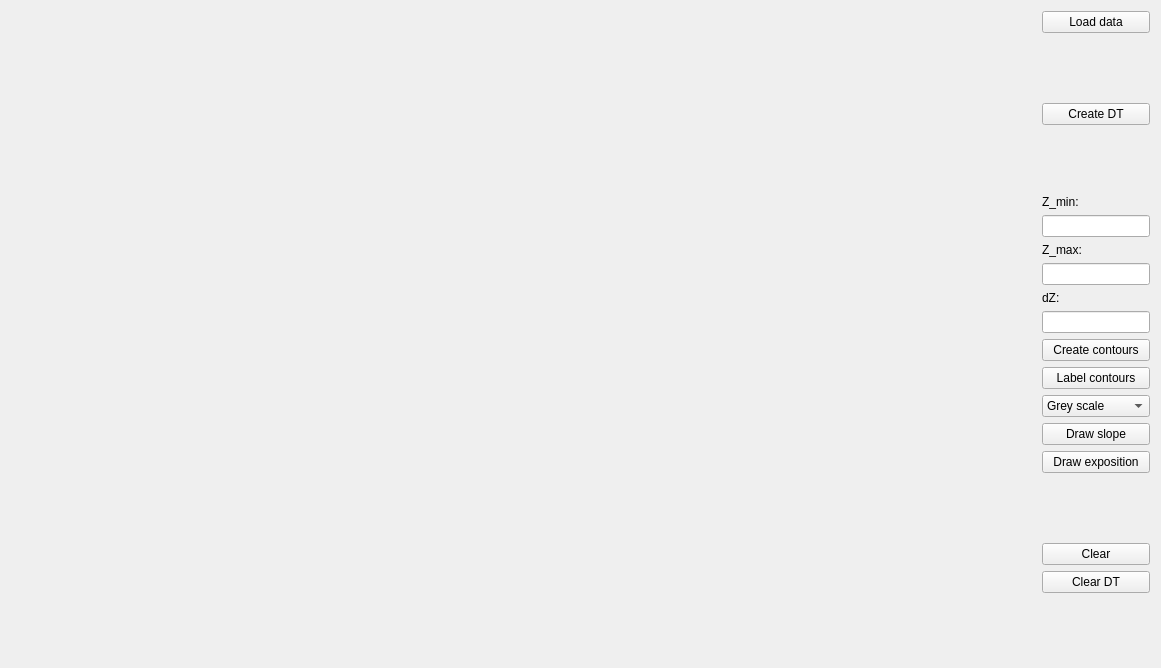
<?xml version="1.0" encoding="UTF-8"?>
<ui version="4.0">
 <class>Widget</class>
 <widget class="QWidget" name="Widget">
  <property name="geometry">
   <rect>
    <x>0</x>
    <y>0</y>
    <width>1161</width>
    <height>668</height>
   </rect>
  </property>
  <property name="windowTitle">
   <string>DTM</string>
  </property>
  <layout class="QHBoxLayout" name="horizontalLayout">
   <item>
    <widget class="Draw" name="Canvas" native="true">
     <property name="sizePolicy">
      <sizepolicy hsizetype="Preferred" vsizetype="Preferred">
       <horstretch>1</horstretch>
       <verstretch>1</verstretch>
      </sizepolicy>
     </property>
    </widget>
   </item>
   <item>
    <layout class="QVBoxLayout" name="verticalLayout">
     <item>
      <widget class="QPushButton" name="pushButtonLoadF">
       <property name="text">
        <string>Load data</string>
       </property>
      </widget>
     </item>
     <item>
      <spacer name="verticalSpacer_4">
       <property name="orientation">
        <enum>Qt::Vertical</enum>
       </property>
       <property name="sizeHint" stdset="0">
        <size>
         <width>20</width>
         <height>40</height>
        </size>
       </property>
      </spacer>
     </item>
     <item>
      <widget class="QPushButton" name="pushButton">
       <property name="text">
        <string>Create DT</string>
       </property>
      </widget>
     </item>
     <item>
      <spacer name="verticalSpacer_3">
       <property name="orientation">
        <enum>Qt::Vertical</enum>
       </property>
       <property name="sizeHint" stdset="0">
        <size>
         <width>20</width>
         <height>40</height>
        </size>
       </property>
      </spacer>
     </item>
     <item>
      <widget class="QLabel" name="label">
       <property name="text">
        <string>Z_min:</string>
       </property>
      </widget>
     </item>
     <item>
      <widget class="QLineEdit" name="lineEdit"/>
     </item>
     <item>
      <widget class="QLabel" name="label_2">
       <property name="text">
        <string>Z_max:</string>
       </property>
      </widget>
     </item>
     <item>
      <widget class="QLineEdit" name="lineEdit_2"/>
     </item>
     <item>
      <widget class="QLabel" name="label_3">
       <property name="text">
        <string>dZ:</string>
       </property>
      </widget>
     </item>
     <item>
      <widget class="QLineEdit" name="lineEdit_3"/>
     </item>
     <item>
      <widget class="QPushButton" name="pushButton_3">
       <property name="text">
        <string>Create contours</string>
       </property>
      </widget>
     </item>
     <item>
      <widget class="QPushButton" name="pushButton_labelsC">
       <property name="text">
        <string>Label contours</string>
       </property>
      </widget>
     </item>
     <item>
      <widget class="QComboBox" name="comboBoxCol">
       <item>
        <property name="text">
         <string>Grey scale</string>
        </property>
       </item>
       <item>
        <property name="text">
         <string>Color scale</string>
        </property>
       </item>
      </widget>
     </item>
     <item>
      <widget class="QPushButton" name="pushButton_DrawSlope">
       <property name="text">
        <string>Draw slope</string>
       </property>
      </widget>
     </item>
     <item>
      <widget class="QPushButton" name="pushButton_Exposition">
       <property name="text">
        <string>Draw exposition</string>
       </property>
      </widget>
     </item>
     <item>
      <spacer name="verticalSpacer">
       <property name="orientation">
        <enum>Qt::Vertical</enum>
       </property>
       <property name="sizeHint" stdset="0">
        <size>
         <width>20</width>
         <height>40</height>
        </size>
       </property>
      </spacer>
     </item>
     <item>
      <widget class="QPushButton" name="pushButton_2">
       <property name="text">
        <string>Clear</string>
       </property>
      </widget>
     </item>
     <item>
      <widget class="QPushButton" name="pushButton_cleardt">
       <property name="text">
        <string>Clear DT</string>
       </property>
      </widget>
     </item>
     <item>
      <spacer name="verticalSpacer_2">
       <property name="orientation">
        <enum>Qt::Vertical</enum>
       </property>
       <property name="sizeHint" stdset="0">
        <size>
         <width>20</width>
         <height>40</height>
        </size>
       </property>
      </spacer>
     </item>
    </layout>
   </item>
  </layout>
 </widget>
 <customwidgets>
  <customwidget>
   <class>Draw</class>
   <extends>QWidget</extends>
   <header>draw.h</header>
   <container>1</container>
  </customwidget>
 </customwidgets>
 <resources/>
 <connections/>
</ui>
